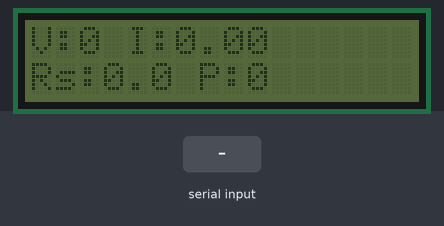
Bench run of a sketch on a simulated ESP32. On the bench: 16×2 character LCD. Inputs (shaded band) come from the test bench. WiFi joins after 1.5 s; servers stay silent unless stated; what the sketch prints to the serial monitor is not drawn.

Above: at 4.5 s.
4.6 s: "90,45,200\n" received over the second serial link
At 6.5 s:
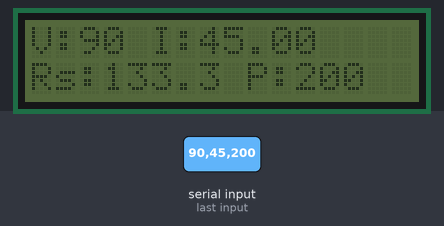
7.4 s: "30,150,10\n" received over the second serial link
At 9.2 s:
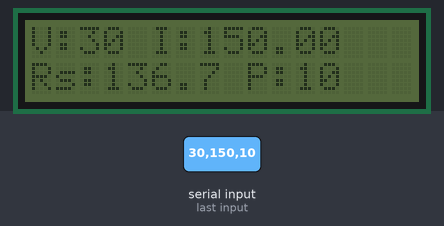
Timing chart, 0 to 10.7 s (numbered marks = the images above; inputs shaded):
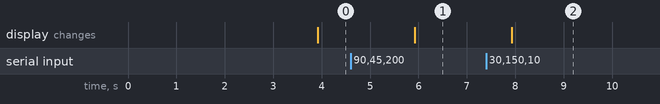

The sketch:

esp32_code_part.ino
```cpp
#define BLYNK_TEMPLATE_ID "enter your blynx_id"
#define BLYNK_TEMPLATE_NAME "Smart IoT Energy Meter"
#define BLYNK_AUTH_TOKEN "enter your blynx_token"

#include <WiFi.h>
#include <BlynkSimpleEsp32.h>
#include <Wire.h>
#include <LiquidCrystal_I2C.h>
#include <HTTPClient.h>
#include <WiFiClientSecure.h>

// LCD
LiquidCrystal_I2C lcd(0x27, 16, 2);

// WiFi
char ssid[] = "enter the wifi name";
char pass[] = "enter the wifi password";
// Telegram
const char* botToken = "enter your bot token";
const char* chatID   = "enter your chat id ";

// Variables
float voltage = 0;
float current = 0;
float power = 0;
float energy = 0;
float cost = 0;

float tariff = 6.0;

unsigned long lastTime = 0;
BlynkTimer timer;

// -------- TELEGRAM (POST METHOD FIX) --------
void sendTelegram(String msg)
{
  if (WiFi.status() == WL_CONNECTED)
  {
    WiFiClientSecure client;
    client.setInsecure();

    HTTPClient http;

    String url = "https://api.telegram.org/bot" + String(botToken) + "/sendMessage";

    http.begin(client, url);
    http.addHeader("Content-Type", "application/x-www-form-urlencoded");

    String postData = "chat_id=" + String(chatID) + "&text=" + msg;

    int httpCode = http.POST(postData);

    Serial.print("HTTP Response: ");
    Serial.println(httpCode);

    http.end();
  }
}

// -------- SEND EVERY 1 MIN --------
void sendUpdate()
{
  if (power <= 0) return;

  String msg = "Electricity Update\n";
  msg += "V: " + String(voltage,1) + " V\n";
  msg += "I: " + String(current,2) + " A\n";
  msg += "P: " + String(power,1) + " W\n";
  msg += "E: " + String(energy,3) + " kWh\n";
  msg += "Cost: Rs " + String(cost,2);

  sendTelegram(msg);
}

// -------- READ SERIAL --------
void readSerialData()
{
  if (Serial2.available())
  {
    String data = Serial2.readStringUntil('\n');

    int i1 = data.indexOf(',');
    int i2 = data.indexOf(',', i1 + 1);

    if (i1 == -1 || i2 == -1) return;

    voltage = data.substring(0, i1).toFloat();
    current = data.substring(i1 + 1, i2).toFloat();
    power   = data.substring(i2 + 1).toFloat();

    unsigned long now = millis();

    if (power > 0)
    {
      energy += (power * (now - lastTime)) / 36000000.0;
    }

    lastTime = now;
    cost = energy * tariff*1000;

    // -------- BLYNK --------
    Blynk.virtualWrite(V0, voltage);
    Blynk.virtualWrite(V1, current);
    Blynk.virtualWrite(V2, power);
    Blynk.virtualWrite(V3, energy);
    Blynk.virtualWrite(V4, cost);

    Serial.println(data);
  }
}

// -------- LCD --------
void displayLCD()
{
  lcd.setCursor(0,0);
  lcd.print("                ");
  lcd.setCursor(0,0);
  lcd.print("V:");
  lcd.print((int)voltage);
  lcd.print(" I:");
  lcd.print(current,2);

  lcd.setCursor(0,1);
  lcd.print("                ");
  lcd.setCursor(0,1);
  lcd.print("Rs:");
  lcd.print(cost,1);
  lcd.print(" P:");
  lcd.print((int)power);
}

// -------- SETUP --------
void setup()
{
  Serial.begin(9600);
  Serial2.begin(9600, SERIAL_8N1, 16, 17); // RX=16

  lcd.init();

  lcd.clear();

  Serial.println("ESP32 Started");

  WiFi.begin(ssid, pass);
  while (WiFi.status() != WL_CONNECTED)
  {
    delay(500);
    Serial.print(".");
  }

  Serial.println("\nWiFi Connected");

  Blynk.begin(BLYNK_AUTH_TOKEN, ssid, pass);

  lastTime = millis();

  timer.setInterval(2000L, readSerialData);
  timer.setInterval(2000L, displayLCD);
  timer.setInterval(60000L, sendUpdate);   // ⭐ every 1 min
}

// -------- LOOP --------
void loop()
{
  Blynk.run();
  timer.run();
}
```

Measured:
- after the input at 4.6 s, the display: changes after 1.3 s (image 1)
- after the input at 7.4 s, the display: changes after 0.53 s (image 2)
